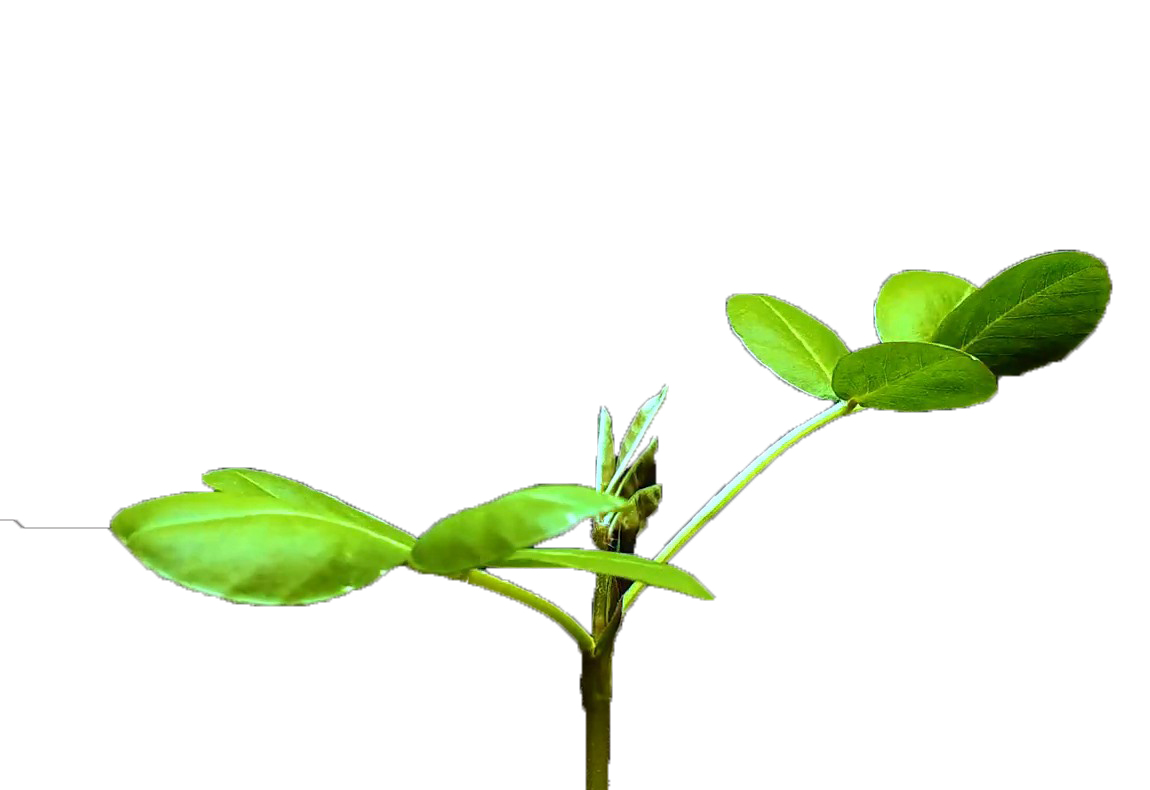
#> input picture src/database/plants/stage12.jpg, 1150 x 790 px
$ jupyter execute --allow-errors 3D_using_stl.ipynb   (shell and % lines are left out)
#> lines starting #> are read from the running program, lines starting #| are printed output that depends on the picture
<a href="https://colab.research.google.com/github/armindocachada/create-3d-model-using-python/blob/master/Python_notebook_to_learn_how_to_create_3D_objects_in_STL_format.ipynb" target="_parent"></a>

Install Numpy-stl library

[cell 1]
import numpy as np
from stl import mesh

Read image from file and display on the screen

[cell 2]
from PIL import Image
import matplotlib.pyplot as plt
import os

path = os.getcwd() + "/src/database/plants/stage12.jpg"
im = Image.open(path)
#> im is the input picture: PIL image 1150x790 RGB; mean R, G, B 239.5, 245.4, 231.5
plt.imshow(im)

Convert image to grey scale

[cell 3]
grey_img = Image.open(path).convert('L')
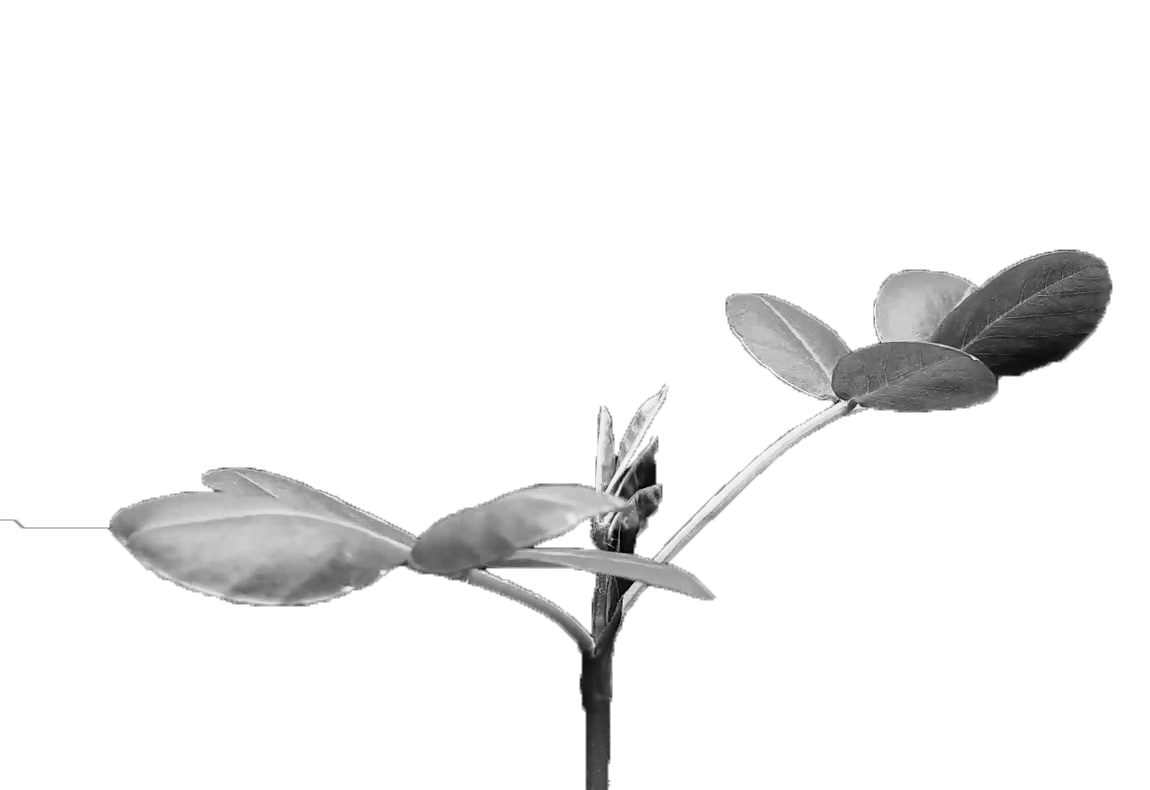
#> grey_img: PIL image 1150x790 L; min 0, max 255, mean 242.1
plt.imshow(grey_img)

Create simple 2d square surface with 2 triangles

Create surface 1000 x 5000 with N triangles

[cell 4]
grey_img = Image.open(path).convert('L')

max_size=(500,500)
max_height=10
min_height=0

#height=0 for minPix
#height=maxHeight for maxPIx

grey_img.thumbnail(max_size)
#> grey_img: PIL image 500x343 L
imageNp = np.array(grey_img)
maxPix=imageNp.max()
#> maxPix = 255
minPix=imageNp.min()
#> minPix = 2


print(imageNp)
#> (printed output is left out)
(ncols,nrows)=grey_img.size
#> ncols = 500; nrows = 343

vertices=np.zeros((nrows,ncols,3))

for x in range(0, ncols):
  for y in range(0, nrows):
    pixelIntensity = imageNp[y][x]
    z = (pixelIntensity * max_height) / maxPix
    #print(imageNp[y][x])
    vertices[y][x]=(x, y, z)
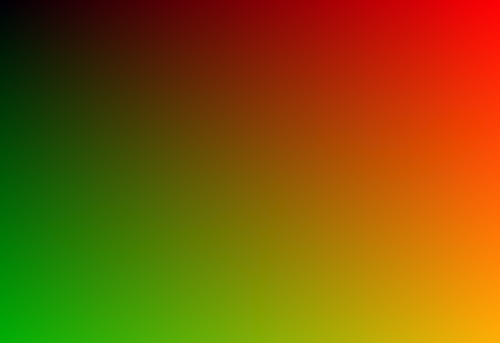
#> vertices: shape (343, 500, 3) float64; mean of channels 0, 1, 2 249.5, 171, 9.5; drawn with min black and max white

faces=[]

for x in range(0, ncols - 1):
  for y in range(0, nrows - 1):
    # create face 1
    vertice1 = vertices[y][x]
    vertice2 = vertices[y+1][x]
    vertice3 = vertices[y+1][x+1]
    face1 = np.array([vertice1,vertice2,vertice3])

    # create face 2
    vertice1 = vertices[y][x]
    vertice2 = vertices[y][x+1]
    vertice3 = vertices[y+1][x+1]

    face2 = np.array([vertice1,vertice2,vertice3])

    faces.append(face1)
    faces.append(face2)
#> after the loop, faces = 341316 items

print(f"number of faces: {len(faces)}")
#| number of faces: 341316
facesNp = np.array(faces)
# Create the mesh
#> (the rest of this cell did not finish here and is left out)
